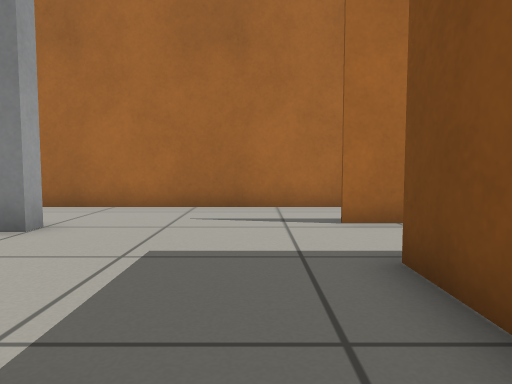
view 1 (above)

21 first-person views from a walk through a Gazebo world. The camera is 0.5 m above the floor, tilts 4° down and sees 70° across. The floor is counted in squares, 0.5 m on a side. Each view is taken from the middle of a square. On the plan, view 1 faces up. The plan holds only what a view shows up to about 13 squares ahead; the rest is blank. Robots are left out.

view 2
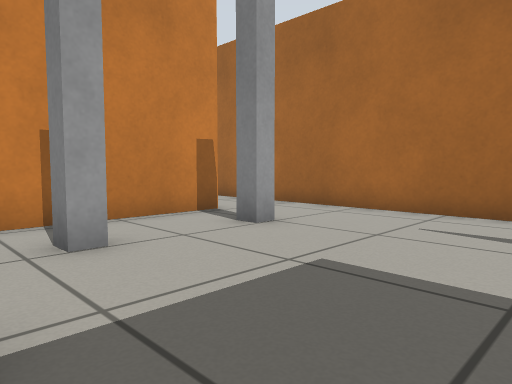

view 3
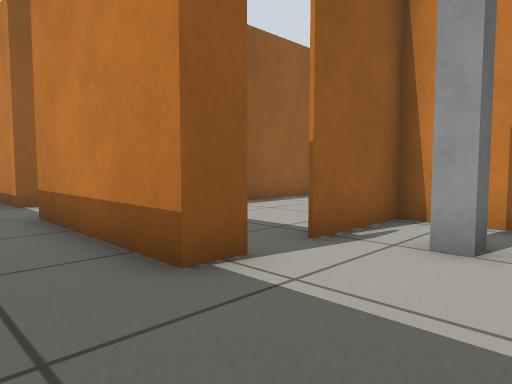

view 4
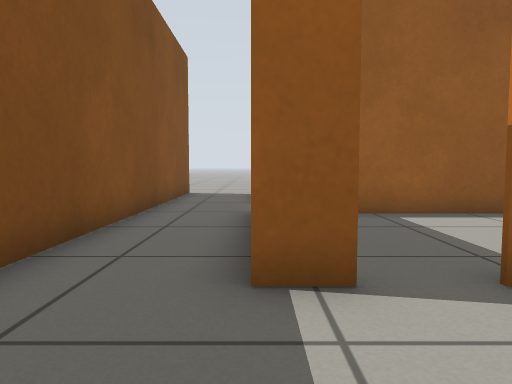

view 5
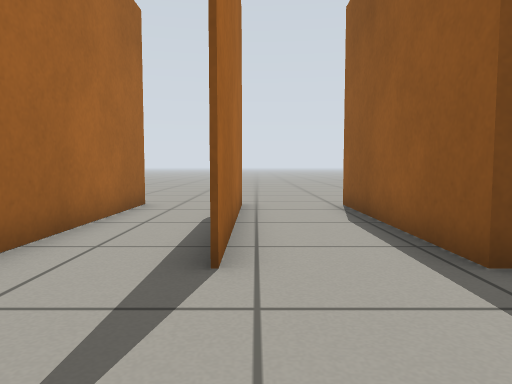

view 6
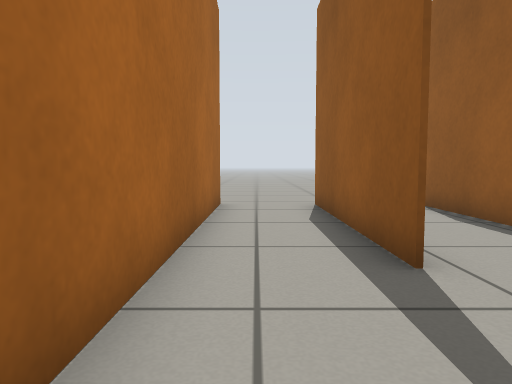

view 7
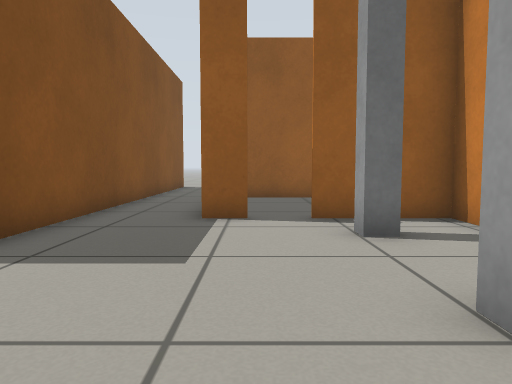

view 8
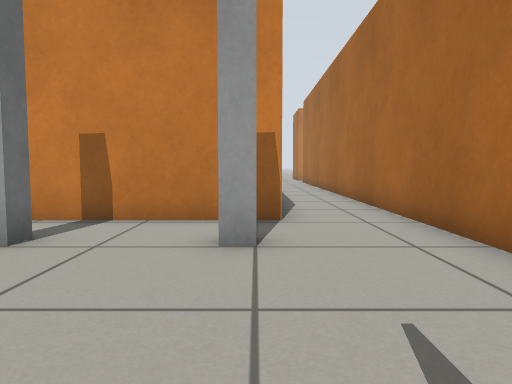

view 9
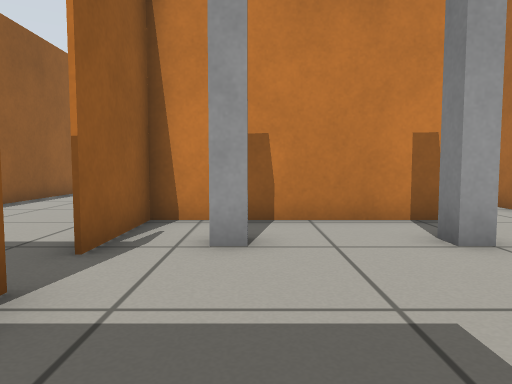

view 10
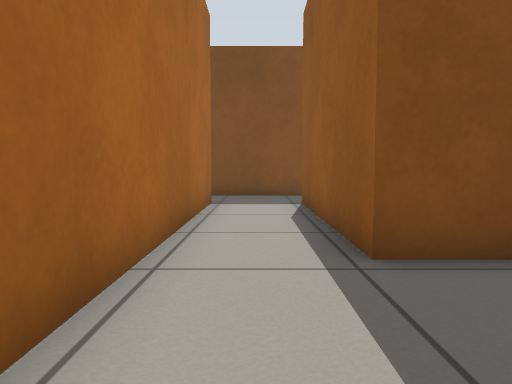

view 11
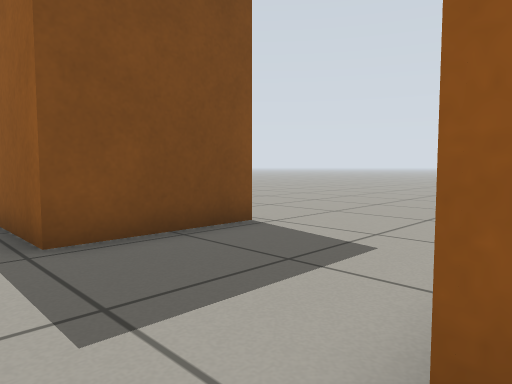

view 12
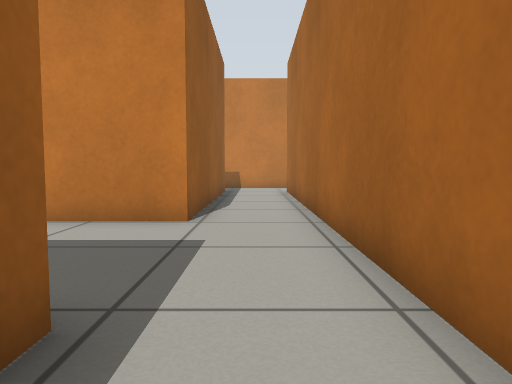

view 13
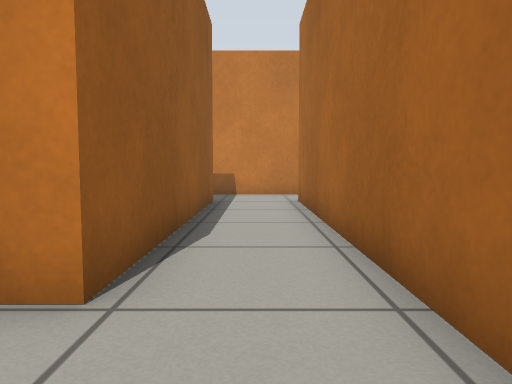

view 14
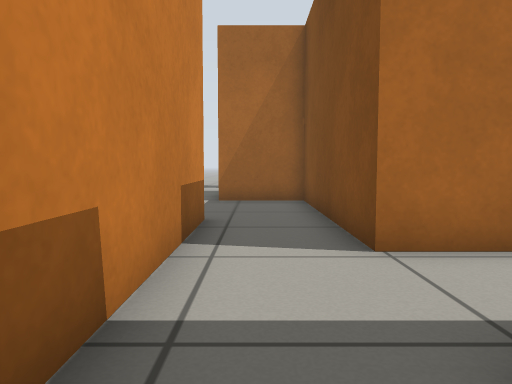

view 15
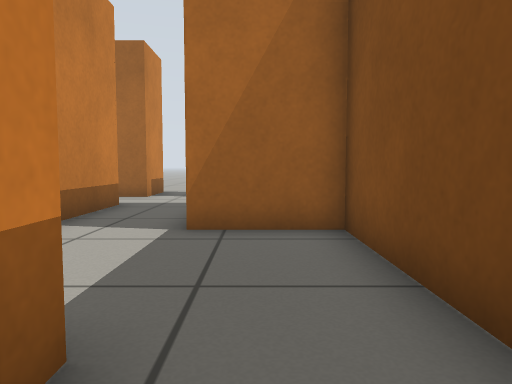

view 16
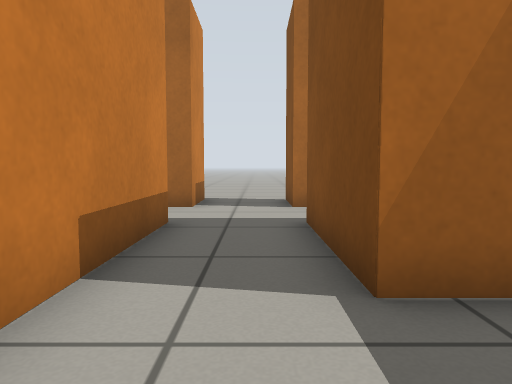

view 17
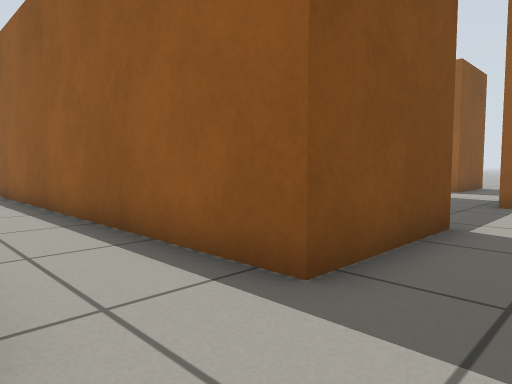

view 18
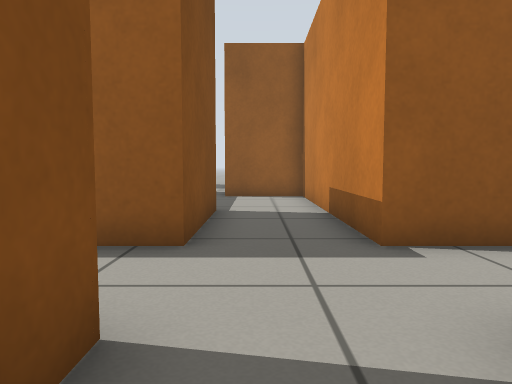

view 19
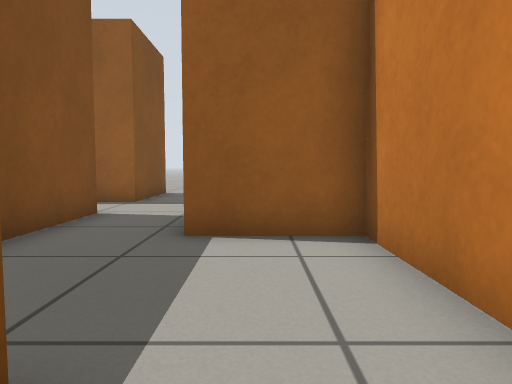

view 20
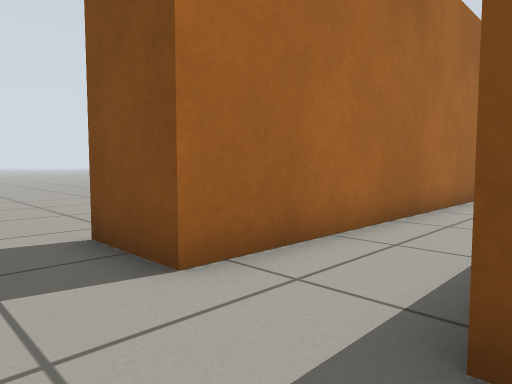

view 21
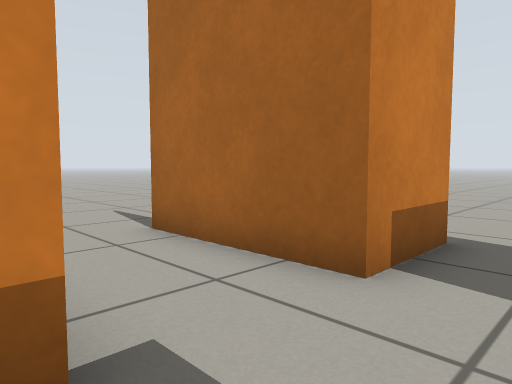

### Floor plan
Points are (right, up) in squares from view 1. A wall is a line through its corners. A room is listed if a view was taken in it or the views show most of it. See-through windows are left out.
Room 1 (views 1, 2, 3, 4, 5, 6, 7, 8, 9, 16, 17, 18, 19, 20, 21)
walls: (-5.8, 6.5) (-5.8, 1) (-3, 1); (-1.9, 1) (-1, 1) (-1, -3.8); (1.5, 6.5) (7.7, 6.5); (-22.1, 2.7) (-22.1, 6.5) (-9.6, 6.5); (-1, -6.2) (-1, -8.1); (7.4, 6.4) (1.5, 6.4); (7.7, 8.9) (-22.1, 8.9) (-22.1, 11.1); (-24.6, 11.1) (-24.6, 8.9) (-28.4, 8.9); (-26.3, 6.5) (-24.6, 6.5) (-24.6, -1.2) (-22, -1.2); (1.5, -9.2) (1.5, 3.7) (7.6, 3.7)
ways out: opening at (0, -5) to room 2; opening at (-22, 1) to room 3; opening at (-29.5, 9); opening at (-25, 12); opening at (-22, 12); opening at (8.5, 4); opening at (8.5, 9); gap at (-2.5, 1)
objects: grey post (-4, 3); grey post (-4, 6)
Room 2 (views 10, 12, 13)
walls: (-7.2, -9.8) (-7.2, -6.2) (-1, -6.2); (-11.6, -6.2) (-11.6, -8.9); (-1, -3.8) (-11.4, -3.8)
ways out: opening at (0, -5) to room 1; opening at (-12, -5) to room 3; opening at (-7, -10.5)
Room 3 (views 11, 14, 15)
walls: (-19.6, -9.3) (-19.6, -6.2) (-11.6, -6.2); (-22, -1.2) (-22, -6.8); (-11.4, -3.8) (-19.6, -3.8) (-19.6, 2.7) (-22.1, 2.7)
ways out: opening at (-22, 1) to room 1; opening at (-12, -5) to room 2

Positions as (right, up) in squares from view 1, and headings:
1: (0, 0), facing up
2: (1, 1), facing up-left
3: (1, 4), facing down-left
4: (-1, 4), facing down
5: (-2, 6), facing right
6: (-2, 8), facing right
7: (-2, 8), facing down
8: (1, 6), facing left
9: (1, 3), facing left
10: (-11, -5), facing right
11: (-12, -5), facing down-right
12: (-5, -5), facing left
13: (-9, -5), facing left
14: (-21, -8), facing up
15: (-21, -3), facing up
16: (-23, 0), facing up
17: (-24, 9), facing down-right
18: (-23, 11), facing down
19: (-23, 4), facing down
20: (-24, 6), facing up-right
21: (-23, 6), facing up-left
